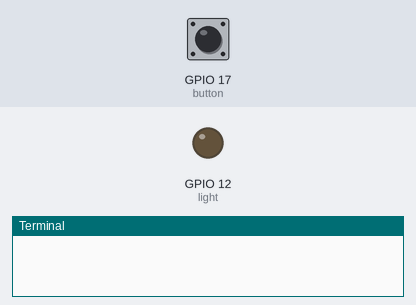
Simulated run of this program. Board: Raspberry Pi (BCM pin numbers). Shown: output pins drawn as LEDs (lit = HIGH), the last lines printed to the terminal. The test bench sets the inputs (shaded band); at power-on: GPIO 17 (button) HIGH. The camera gives no picture and a still takes 0.5 s.

Above: at 1.2 s.
1.3 s: GPIO 17 (button) pulled LOW for 0.15 s
At 2.5 s:
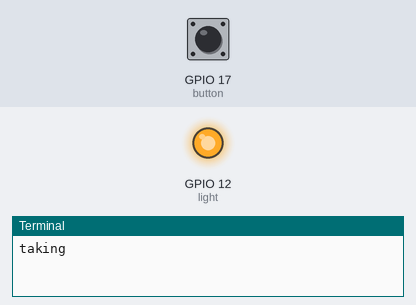
Timing chart, 0 to 4.3 s (numbered marks = the images above; inputs shaded):
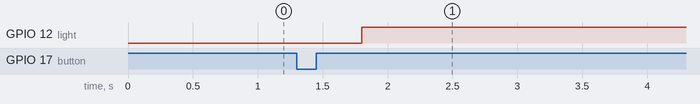

The program:

droneCamera.py
```python
from picamera import PiCamera  # Import Time library
from gpiozero import LED
from time import sleep
from gpiozero import Button # Import Button library

button = Button(17) # set variable 'button' to be at pin 17
camera = PiCamera() #initializes the camera variable

camera.start_preview()
frame = 1   #I use this later to number my pictures
light = LED(12)
button.wait_for_press()
while True:             #This while loop waitsfor the button tobe pressed and t$
    try:                    #It names it based on the variable 'frame' which go$
        camera.capture(f"/home/pi/Documents/Engineering_4_Notebook/Pi_Pictures/droneStuff/{frame}.jpg")
        frame += 1
        light.on()
        print("taking")
        sleep(5)
    except frame>10:
        light.off()
        break
#    except button.when_pressed:       #This breaks the code and stops the camer$
 #       camera.stop_preview()
 #       light.off()
  #      break
```

Measured:
- after the input at 1.3 s, GPIO 12 (light): LOW → HIGH after 0.50 s
